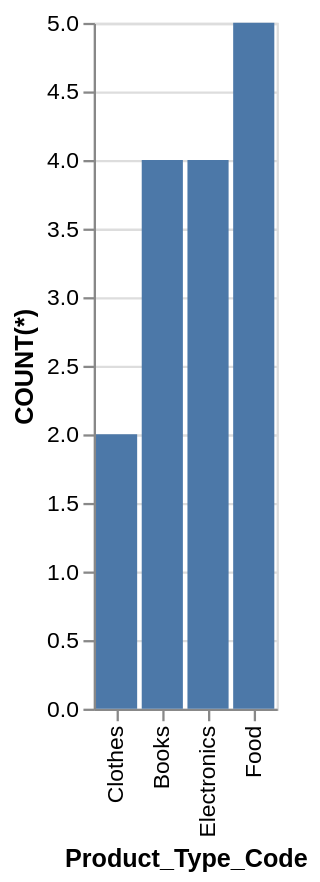

Source (Vega-Lite JSON):
### Vega-Lite specification from a JSON file in a GitHub repository (floating-point values rounded to 4 significant figures)
{"data": {"values": [{"x_data": "Clothes", "y_data": 2}, {"x_data": "Books", "y_data": 4}, {"x_data": "Electronics", "y_data": 4}, {"x_data": "Food", "y_data": 5}]}, "mark": "bar", "encoding": {"x": {"field": "x_data", "type": "nominal", "title": "Product_Type_Code", "sort": {"op": "sum", "field": "y_data", "order": "ascending"}}, "y": {"field": "y_data", "type": "quantitative", "title": "COUNT(*)"}}}
